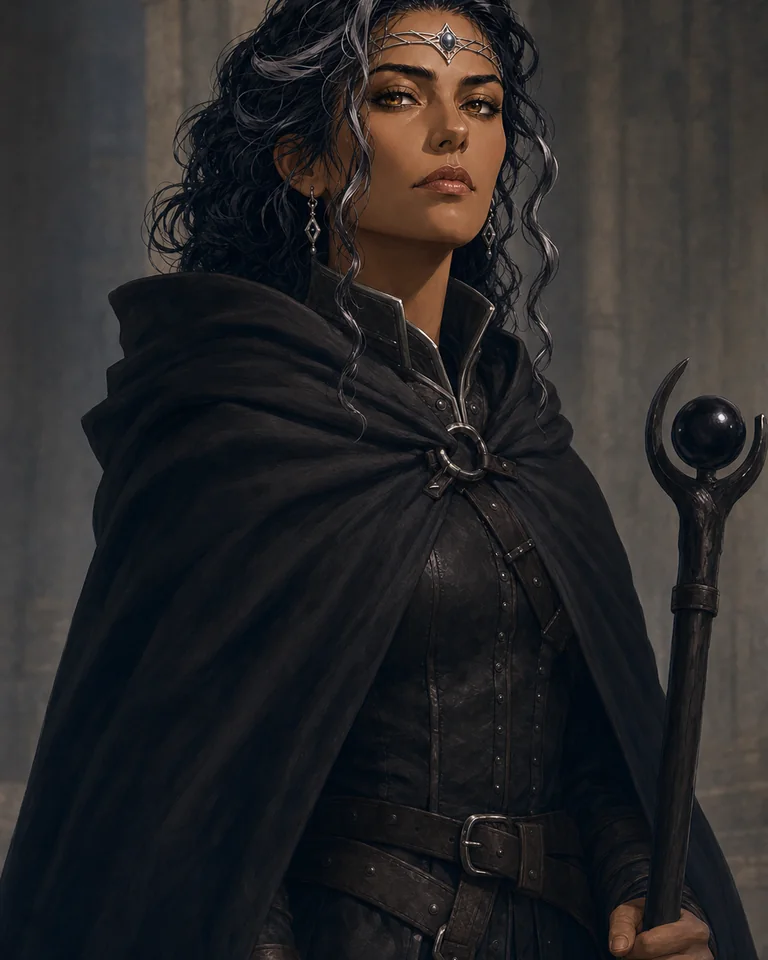
#> input picture src/assets/generated/character-portraits/battle-archmage-grounded-v3.webp, 768 x 960 px
$ python -i normalize-archetype-portrait.py   (imports and definitions only)
#> lines starting #> are read from the running program, lines starting #| are printed output that depends on the picture
#!/usr/bin/env python3
"""Recover and normalize ImageGen archetype cutouts for combat-cell use.

The preferred source is now an opaque portrait on a uniform high-chroma matte.
That keeps paper-white paint out of the generated silhouette and lets this tool
derive alpha deterministically.  Legacy baked-checker sources remain supported.
Both paths decontaminate the antialias edge, preserve the authored aspect ratio,
and validate framing before a portrait can be wired into the game.
"""

from __future__ import annotations

import argparse
import hashlib
import json
from collections import deque
from pathlib import Path

import numpy as np
from PIL import Image, ImageFilter


CANVAS_SIZE = (960, 1280)
TARGET_HEIGHT_RATIO = 0.92
MAX_TARGET_HEIGHT_RATIO = 0.97
MIN_TARGET_WIDTH_RATIO = 0.72
MAX_TARGET_WIDTH_RATIO = 0.94
TARGET_TOP = 0.06
ALPHA_BBOX_THRESHOLD = 8
CHECKER_RESIDUAL_THRESHOLD = 18
CHROMA_BACKGROUND_DISTANCE = 10
CHROMA_FOREGROUND_DISTANCE = 42
CHROMA_FOREGROUND_EXCESS = 52
MIN_SOURCE_TOP_CLEARANCE_RATIO = 0.01
MIN_SOURCE_SIDE_CLEARANCE_RATIO = 0.01
MAX_PALE_LOW_ALPHA_FRINGE_PIXELS = 64
MAX_CHROMA_FRINGE_PIXELS = 64
MAX_SEMITRANSPARENT_VISIBLE_RATIO = 0.03
ALPHA_CRISP_LOW = 112
ALPHA_CRISP_HIGH = 208
PAPER_WHITE_CLEANUP_PASSES = 4


def _period_score(gray: np.ndarray, period: int) -> float:
    horizontal = np.mean(np.abs(gray[:, period:] - gray[:, :-period]))
    vertical = np.mean(np.abs(gray[period:, :] - gray[:-period, :]))
    return float(horizontal + vertical)


def infer_checker_period(rgb: np.ndarray) -> int:
    """Find the repeating checker period from the unobstructed top-left field."""

    height, width, _ = rgb.shape
    # Keep period inference inside the guaranteed transparent safety margin.
    # Tall inboard props can enter a 320px corner sample even when the actual
    # top-left field is clean, which corrupts the periodicity score.
    corner = min(192, height // 4, width // 4)
    if corner < 96:
        raise ValueError("source is too small to infer a checker background")
    gray = rgb[:corner, :corner].mean(axis=2)
    # ImageGen's baked checker varies with output dimensions.  Portrait runs
    # have produced full two-tile periods from 30 through the low seventies.
    candidates = [(period, _period_score(gray, period)) for period in range(24, 97)]
    period, score = min(candidates, key=lambda item: item[1])
    if score > 12:
        raise ValueError(f"no stable light-checker period found (best score {score:.2f})")
    return period


def checker_template(rgb: np.ndarray, period: int) -> np.ndarray:
    """Average clean corner samples into one coordinate-aware checker period."""

    height, width, _ = rgb.shape
    corner = min(360, height // 3, width // 3)
    patch = rgb[:corner, :corner]
    luminance = patch.mean(axis=2)
    chroma = patch.max(axis=2) - patch.min(axis=2)
    usable = (luminance >= 215) & (chroma <= 28)
    yy, xx = np.indices((corner, corner))
    sums = np.zeros((period, period, 3), dtype=np.float64)
    counts = np.zeros((period, period, 1), dtype=np.float64)
    np.add.at(sums, (yy[usable] % period, xx[usable] % period), patch[usable])
    np.add.at(counts, (yy[usable] % period, xx[usable] % period), 1)
    if np.any(counts == 0):
        raise ValueError("checker template has unsampled coordinates")
    return (sums / counts).astype(np.float32)


# [186 lines left out: functions repeated_checker, infer_chroma_matte, _matte_excess, recover_chroma_matte, exterior_background, central_subject_component, not called in this run]


def recover_light_checker(source: Image.Image) -> tuple[Image.Image, int]:
    rgb = np.asarray(source.convert("RGB"), dtype=np.float32)
    period = infer_checker_period(rgb)
    background = repeated_checker(checker_template(rgb, period), rgb.shape[:2])
    distance = np.sqrt(np.mean((rgb - background) ** 2, axis=2))

    # The learned checker residual is normally below five, while ImageGen's
    # JPEG-like ringing around enclosed gaps can reach the mid teens.  Eighteen
    # still leaves deliberate dark hair, chains, and painted highlights far
    # above the matte while excluding those compressed checker islands.
    raw_foreground = central_subject_component(distance > CHECKER_RESIDUAL_THRESHOLD)
    exterior = exterior_background(raw_foreground)
    enclosed = ~exterior
    foreground_image = Image.fromarray(raw_foreground.astype(np.uint8) * 255, "L")
    expanded_subject = foreground_image.filter(ImageFilter.MaxFilter(7))
    subject_support = np.asarray(expanded_subject, dtype=np.uint8) > 0
    closed_subject = np.asarray(
        expanded_subject.filter(ImageFilter.MinFilter(7)),
        dtype=np.uint8,
    ) > 0
    interior = np.asarray(
        Image.fromarray(enclosed.astype(np.uint8) * 255, "L").filter(ImageFilter.MinFilter(5)),
        dtype=np.uint8,
    ) > 0
    protected_subject = interior & closed_subject

    denominator = np.maximum(background, 1)
    darker_difference = np.maximum((background - rgb) / denominator, 0).max(axis=2)
    edge_alpha = np.clip(darker_difference * 1.04, 0, 1)

    alpha = edge_alpha
    alpha[interior & (distance > 12)] = 1
    # Treat the learned checker's full residual band as transparent everywhere,
    # including enclosed gaps between hair, fingers, chains, and bent arms.  The
    # former three-point cutoff left compressed checker islands inside those
    # pockets even though the same pixels were correctly excluded from the
    # foreground component above.
    alpha[distance <= CHECKER_RESIDUAL_THRESHOLD] = 0
    alpha[exterior & (distance <= CHECKER_RESIDUAL_THRESHOLD)] = 0
    # Pale skin and polished metal can locally resemble the light checker.  A
    # small low-distance island fully surrounded by high-confidence subject
    # pixels is material, not background; restore it after the global matte
    # cutoff.  Large enclosed pose gaps remain outside the seven-pixel support
    # band and stay transparent.
    alpha[protected_subject] = 1
    alpha[~enclosed & ~subject_support] = 0
    alpha = np.asarray(
        Image.fromarray(np.uint8(np.clip(alpha * 255, 0, 255)), "L").filter(
            ImageFilter.GaussianBlur(0.45)
        ),
        dtype=np.float32,
    ) / 255
    alpha[alpha < (3 / 255)] = 0

    # Reverse the light matte on semitransparent pixels before resizing.
    alpha_3 = alpha[..., None]
    recovered = np.zeros_like(rgb)
    visible = alpha > 0
    recovered[visible] = np.clip(
        (rgb[visible] - (1 - alpha_3[visible]) * background[visible]) / alpha_3[visible],
        0,
        255,
    )
    rgba = np.dstack((np.uint8(recovered), np.uint8(np.clip(alpha * 255, 0, 255))))
    return decontaminate_fringe(Image.fromarray(rgba, "RGBA")), period


# [570 lines left out: functions decontaminate_fringe, decontaminate_chroma_fringe, _crop_zone, _boundary_depth, _crop_edge_weight, _lower_crop_weight and 15 more, not called in this run]


# [2 lines not run here, left out]

>>> from PIL import Image
>>> picture = Image.open('../src/assets/generated/character-portraits/battle-archmage-grounded-v3.webp')
#> picture is the input picture: PIL image 768x960 RGB; mean R, G, B 41.2, 39.9, 40.4
>>> result = recover_light_checker(picture)
#> in infer_checker_period, `gray = rgb[:corner, :corner].mean(axis=2)`:
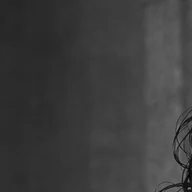
#> gray: shape (192, 192) float32; min 2.33, max 136.3, mean 61.2
#> in _period_score, `horizontal = np.mean(np.abs(gray[:, period:] - gray[:, :-period]))`: horizontal = 8.29
#> in _period_score, `vertical = np.mean(np.abs(gray[period:, :] - gray[:-period, :]))`: vertical = 3.53
#> in infer_checker_period, `candidates = [(period, _period_score(gray, period)) for period in rang..`: candidates = 73 pairs, first value 24 to 96, second value 11.82 to 31.69
#> in infer_checker_period, `period, score = min(candidates, key=lambda item: item[1])`: period = 24; score = 11.82
#> in recover_light_checker, `period = infer_checker_period(rgb)`: period = 24
#> in checker_template, `patch = rgb[:corner, :corner]`:
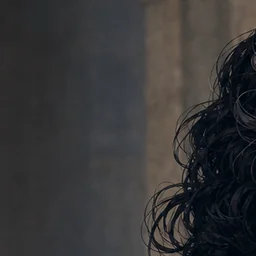
#> patch: shape (256, 256, 3) float32; mean R, G, B 54.9, 54.4, 54.8
#> in checker_template, `chroma = patch.max(axis=2) - patch.min(axis=2)`:
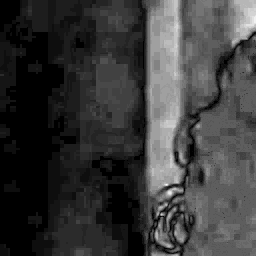
#> chroma: shape (256, 256) float32; min 0, max 35, mean 8; drawn with min black and max white
#> in checker_template, `usable = (luminance >= 215) & (chroma <= 28)`: usable: shape (256, 256) bool; every value is 0
#> in checker_template, `np.add.at(sums, (yy[usable] % period, xx[usable] % period), patch[usab..`: sums: shape (24, 24, 3) float64; every value is 0
#> in checker_template, `np.add.at(counts, (yy[usable] % period, xx[usable] % period), 1)`: counts: shape (24, 24, 1) float64; every value is 0
#> (the run stopped early here; a loop or call above may not have finished)
